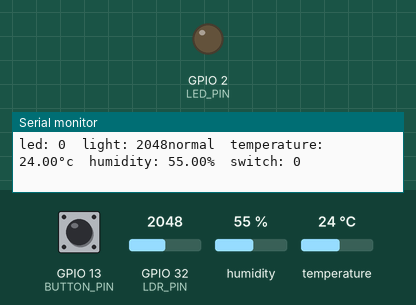
The sketch below on a simulated ESP32. Shown: output pins drawn as LEDs (lit = HIGH), the last lines printed to the serial monitor. The test bench sets the inputs (shaded band); at power-on: GPIO 32 (LDR_PIN) = 2048, GPIO 13 (BUTTON_PIN) LOW, humidity 55 %, temperature 24 °C.

Above: at 5.8 s.
5.9 s: GPIO 32 (LDR_PIN) set to 1933
At 10.1 s:
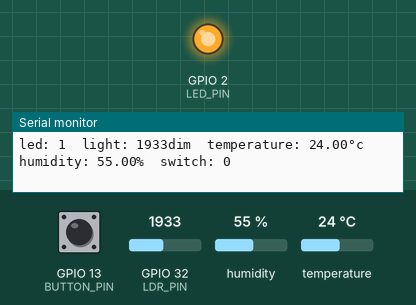
16.7 s: GPIO 32 (LDR_PIN) set to 1027
22.7 s: GPIO 32 (LDR_PIN) set to 945
Timing chart, 0 to 39.0 s (numbered marks = the images above; inputs shaded):
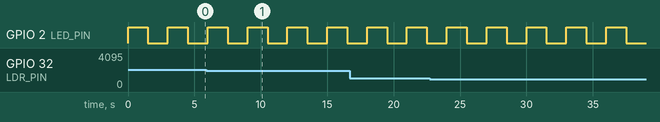

The sketch:

main.ino
```cpp
#include <DHT22.h>
//In this code every 5 seconds data of temperature, humidity, light and button state is shown using Serial
//In parallel, led blinks every 3 seconds


#define DHT_PIN 33
#define LDR_PIN 32
#define RELAY_PIN 27
#define BUTTON_PIN 13
#define LED_PIN 2

String brightness;
uint16_t light = 0;
bool led = 0, button;
float temperature, humidity;
DHT22 dht22(DHT_PIN);

void ledBlink(void* parameter) {
  while (true) {
    led = 1;
    digitalWrite(LED_PIN, led);
    delay(1500);
    led = 0;
    digitalWrite(LED_PIN, led);
    delay(1500);
  }
}

void setup() {
  Serial.begin(115200);
  pinMode(LED_PIN, OUTPUT);
  pinMode(LED_PIN, OUTPUT);
  xTaskCreatePinnedToCore(ledBlink, "serialInput", 1000, NULL, 1, NULL, 0);
}


void loop() {
  temperature = dht22.getTemperature();
  humidity = dht22.getHumidity();
  light = analogRead(LDR_PIN);
  if (light < 1000)
    brightness = "dark";
  else if (light < 2000)
    brightness = "dim";
  else if (light < 3000)
    brightness = "normal";
  else
    brightness = "bright";
  button = digitalRead(BUTTON_PIN);

  String result = "led: " + String(led);
  result += "\tlight: " + String(light + brightness);
  result += "\ttemperature: " + String(temperature) + "°c";
  result += "\thumidity: " + String(humidity) + "%";
  result += "\tswitch: " + String(button);
  Serial.println(result);
  delay(5000);
}
```

Measured:
- the behaviour switches between 2000 and 1999 on GPIO 32 (LDR_PIN) (found by bisection; images 0 and 1)
- by itself, GPIO 2 (LED_PIN): alternates HIGH for 1.5 s and LOW for 1.5 s
